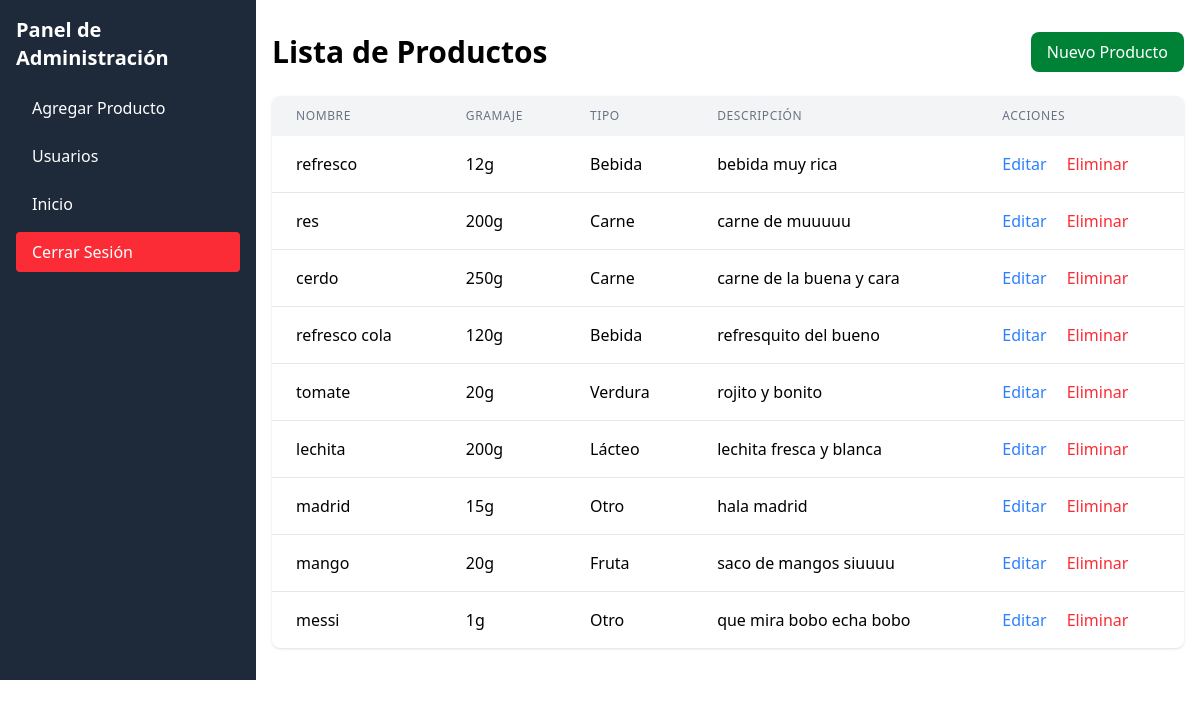
The page /gestion_product/products/ (signed in) on the database its author committed.
### index/modules/products/models.py (models this page shows, shortened)
class Producto(models.Model):
    TYPE_CHOICES = [
        ('Lácteo', 'Lácteo'),
        ('Fruta', 'Fruta'),
        ('Verdura', 'Verdura'),
        ('Carne', 'Carne'),
        ('Bebida', 'Bebida'),
        ('Otro', 'Otro'),
    ]
    nombre = models.CharField(max_length=100)
    gramaje = models.PositiveIntegerField(help_text="Peso en gramos")
    descripcion = models.TextField(blank=True, null=True)
    tipo = models.CharField(max_length=50, choices=TYPE_CHOICES, default='Otro')

### index/modules/products/view.py (the view)
class ProductoListView(ListView):
    model = Producto
    template_name = 'product/list.html'
    context_object_name = 'products'

### index/templates/product/list.html
{% extends 'layout.html' %}
{% block content %}
<div class="container mx-auto px-4 py-8">
    <div class="flex justify-between items-center mb-6">
        <h1 class="text-3xl font-bold">Lista de Productos</h1>
        <a href="{% url 'product_create' %}" class="bg-green-700 text-white px-4 py-2 rounded-lg hover:bg-green-900">
            Nuevo Producto
        </a>
    </div>
    <div class="bg-white rounded-lg shadow overflow-hidden">
        <table class="min-w-full">
            <thead class="bg-gray-100">
                <tr>
                    <th class="px-6 py-3 text-left text-xs font-medium text-gray-500 uppercase tracking-wider">Nombre</th>
                    <th class="px-6 py-3 text-left text-xs font-medium text-gray-500 uppercase tracking-wider">Gramaje</th>
                    <th class="px-6 py-3 text-left text-xs font-medium text-gray-500 uppercase tracking-wider">Tipo</th>
                    <th class="px-6 py-3 text-left text-xs font-medium text-gray-500 uppercase tracking-wider">Descripción</th>
                    <th class="px-6 py-3 text-left text-xs font-medium text-gray-500 uppercase tracking-wider">Acciones</th>
                </tr>
            </thead>
            <tbody class="divide-y divide-gray-200">
                {% for producto in products %}
                <tr>
                    <td class="px-6 py-4">{{ producto.nombre }}</td>
                    <td class="px-6 py-4">{{ producto.gramaje }}g</td>
                    <td class="px-6 py-4">{{ producto.tipo }}</td>
                    <td class="px-6 py-4">{{ producto.descripcion|truncatechars:50 }}</td>
                    <td class="px-6 py-4">
                        <a href="{% url 'product_update' producto.id %}" class="text-blue-500 hover:text-blue-700 mr-4">Editar</a>
                        <a href="{% url 'product_delete' producto.id %}" class="text-red-500 hover:text-red-700">Eliminar</a>
                    </td>
                </tr>
                {% endfor %}
            </tbody>
        </table>
    </div>
</div>
{% endblock %}

### rows shown on the page
Producto: nombre "refresco", gramaje "12", tipo "Bebida", descripcion "bebida muy rica"
Producto: nombre "res", gramaje "200", tipo "Carne", descripcion "carne de muuuuu"
Producto: nombre "cerdo", gramaje "250", tipo "Carne", descripcion "carne de la buena y cara"
Producto: nombre "refresco cola", gramaje "120", tipo "Bebida", descripcion "refresquito del bueno"
Producto: nombre "tomate", gramaje "20", tipo "Verdura", descripcion "rojito y bonito"
Producto: nombre "lechita", gramaje "200", tipo "Lácteo", descripcion "lechita fresca y blanca"
Producto: nombre "madrid", gramaje "15", tipo "Otro", descripcion "hala madrid"
Producto: nombre "mango", gramaje "20", tipo "Fruta", descripcion "saco de mangos siuuuu"
Producto: nombre "messi", gramaje "1", tipo "Otro", descripcion "que mira bobo echa bobo"
